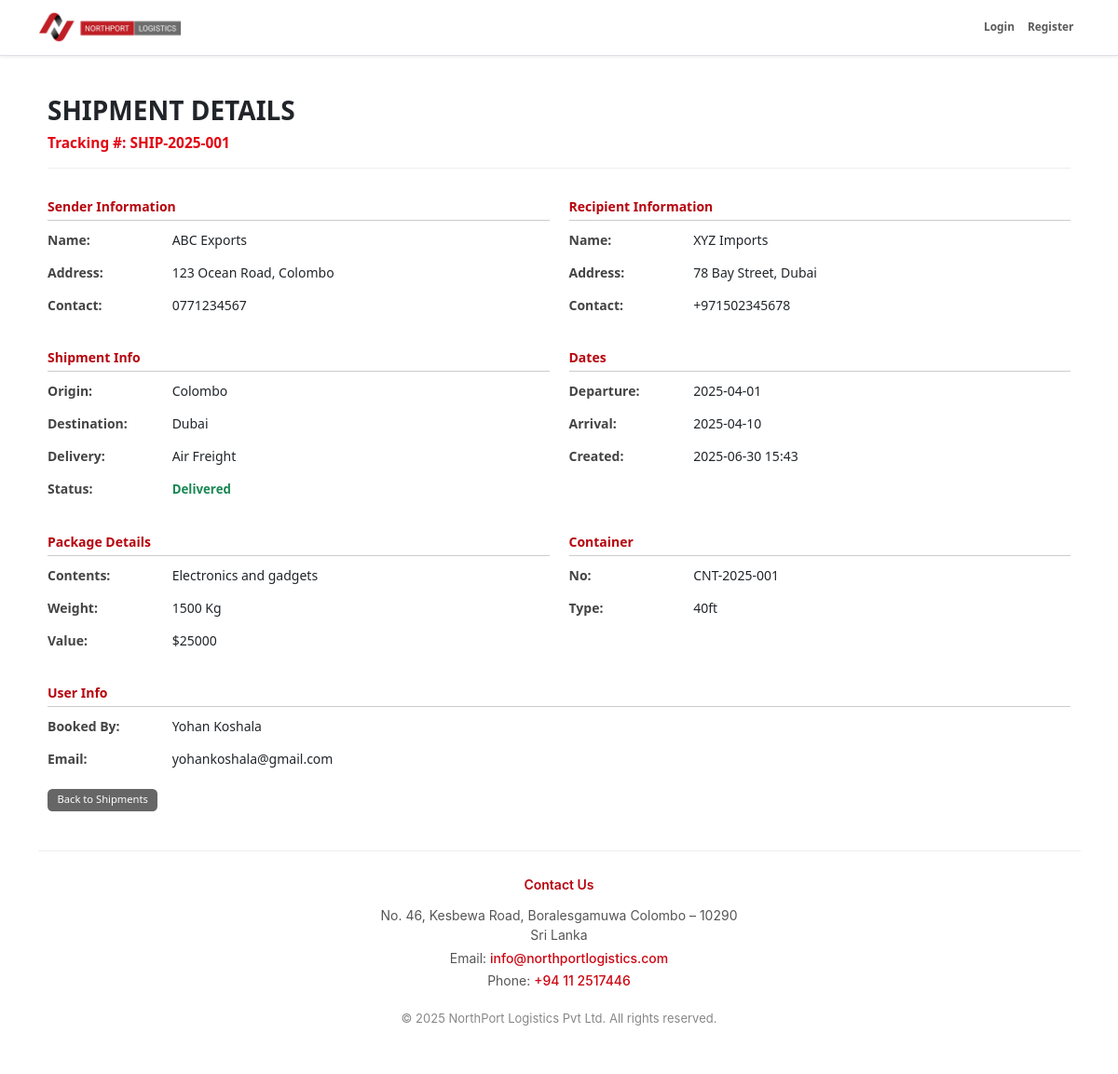
The app's page /user/view_shipment_details.php?id=1 with its own data.
### tables this page shows
CREATE TABLE `shipments` (
  `id` int(11) NOT NULL,
  `shipment_id` varchar(50) NOT NULL,
  `user_id` int(11) NOT NULL,
  `booking_id` int(11) DEFAULT NULL,
  `container_id` int(11) DEFAULT NULL,
  `origin` varchar(100) NOT NULL,
  `destination` varchar(100) NOT NULL,
  `status` enum('Pending','In Transit','Delivered','Cancelled') DEFAULT 'Pending',
  `departure_date` date DEFAULT NULL,
  `arrival_date` date DEFAULT NULL,
  `created_at` datetime DEFAULT current_timestamp(),
  `updated_at` datetime DEFAULT current_timestamp() ON UPDATE current_timestamp(),
  `sender_name` varchar(100) DEFAULT NULL,
  `sender_address` varchar(255) DEFAULT NULL,
  `sender_contact` varchar(50) DEFAULT NULL,
  `recipient_name` varchar(100) DEFAULT NULL,
  `recipient_address` varchar(255) DEFAULT NULL,
  `recipient_contact` varchar(50) DEFAULT NULL,
  `package_contents` text DEFAULT NULL,
  `package_weight` varchar(50) DEFAULT NULL,
  `package_value` varchar(50) DEFAULT NULL,
  `delivery_type` varchar(50) DEFAULT NULL
);

CREATE TABLE `containers` (
  `id` int(11) NOT NULL,
  `container_no` varchar(50) NOT NULL,
  `type` enum('20ft','40ft','Reefer','Open Top','Tank') NOT NULL,
  `status` enum('Available','In Use','Under Maintenance','Damaged') DEFAULT 'Available',
  `location` varchar(100) DEFAULT NULL,
  `assigned_fleet_id` int(11) DEFAULT NULL,
  `last_inspected_at` date DEFAULT NULL,
  `created_at` datetime DEFAULT current_timestamp(),
  `updated_at` datetime DEFAULT current_timestamp() ON UPDATE current_timestamp()
);

CREATE TABLE `users` (
  `id` int(11) NOT NULL,
  `username` varchar(50) NOT NULL,
  `email` varchar(100) NOT NULL,
  `password_hash` varchar(255) NOT NULL,
  `role` enum('admin','manager','employer','user') NOT NULL DEFAULT 'user',
  `is_active` tinyint(1) NOT NULL DEFAULT 1,
  `created_at` timestamp NOT NULL DEFAULT current_timestamp(),
  `updated_at` timestamp NOT NULL DEFAULT current_timestamp() ON UPDATE current_timestamp(),
  `phone` varchar(20) DEFAULT NULL,
  `street_address` varchar(255) DEFAULT NULL,
  `city` varchar(100) DEFAULT NULL,
  `state` varchar(100) DEFAULT NULL,
  `postal_code` varchar(20) DEFAULT NULL,
  `country` varchar(100) DEFAULT NULL,
  `company_name` varchar(255) DEFAULT NULL,
  `profile_pic` varchar(255) DEFAULT NULL,
  `date_of_birth` date DEFAULT NULL,
  `preferences` longtext DEFAULT NULL CHECK (json_valid(`preferences`)),
  `notes` text DEFAULT NULL,
  `department` varchar(100) DEFAULT NULL,
  `job_title` varchar(100) DEFAULT NULL,
  `date_of_joining` date DEFAULT NULL,
  `nic_passport_number` varchar(50) DEFAULT NULL
);

### user/view_shipment_details.php (the view, shortened to what this page needs)
<?php
require_once '../includes/header.php';
$shipmentId = $_GET['id'] ?? null;
$stmt = $pdo->prepare("
    SELECT s.*, u.username, u.email, c.container_no, c.type AS container_type
    FROM shipments s
    LEFT JOIN users u ON s.user_id = u.id
    LEFT JOIN containers c ON s.container_id = c.id
    WHERE s.id = ?
");
$stmt->execute([$shipmentId]);
$shipment = $stmt->fetch(PDO::FETCH_ASSOC);
?>
<div class="container my-5">
    <div class="shipment-header">
        <h2 class="fw-bold mb-2">SHIPMENT DETAILS</h2>
        <div class="shipment-tracking">Tracking #: <?= htmlspecialchars($shipment['shipment_id']) ?></div>
    </div>
    <div class="row mb-4">
        <div class="col-md-6">
            <div class="section-title">Sender Information</div>
            <p><span class="info-label">Name:</span> <?= htmlspecialchars($shipment['sender_name']) ?></p>
            <p><span class="info-label">Address:</span> <?= htmlspecialchars($shipment['sender_address']) ?></p>
            <p><span class="info-label">Contact:</span> <?= htmlspecialchars($shipment['sender_contact']) ?></p>
        </div>
        <div class="col-md-6">
            <div class="section-title">Recipient Information</div>
            <p><span class="info-label">Name:</span> <?= htmlspecialchars($shipment['recipient_name']) ?></p>
            <p><span class="info-label">Address:</span> <?= htmlspecialchars($shipment['recipient_address']) ?></p>
            <p><span class="info-label">Contact:</span> <?= htmlspecialchars($shipment['recipient_contact']) ?></p>
        </div>
    </div>
    <div class="row mb-4">
        <div class="col-md-6">
            <div class="section-title">Shipment Info</div>
            <p><span class="info-label">Origin:</span> <?= htmlspecialchars($shipment['origin']) ?></p>
            <p><span class="info-label">Destination:</span> <?= htmlspecialchars($shipment['destination']) ?></p>
            <p><span class="info-label">Delivery:</span> <?= htmlspecialchars($shipment['delivery_type']) ?></p>
            <p><span class="info-label">Status:</span>
                <span class="status-text
                    <?=
                        $shipment['status'] === 'Delivered' ? 'status-delivered' :
                        ($shipment['status'] === 'In Transit' ? 'status-intransit' :
                        ($shipment['status'] === 'Cancelled' ? 'status-cancelled' : 'status-pending'))
                    ?>">
                    <?= htmlspecialchars($shipment['status']) ?>
                </span>
            </p>
        </div>
        <div class="col-md-6">
            <div class="section-title">Dates</div>
            <p><span class="info-label">Departure:</span> <?= date('Y-m-d', strtotime($shipment['departure_date'])) ?></p>
            <p><span class="info-label">Arrival:</span> <?= date('Y-m-d', strtotime($shipment['arrival_date'])) ?></p>
            <p><span class="info-label">Created:</span> <?= date('Y-m-d H:i', strtotime($shipment['created_at'])) ?></p>
        </div>
    </div>
    <div class="row mb-4">
        <div class="col-md-6">
            <div class="section-title">Package Details</div>
            <p><span class="info-label">Contents:</span> <?= htmlspecialchars($shipment['package_contents']) ?></p>
            <p><span class="info-label">Weight:</span> <?= htmlspecialchars($shipment['package_weight']) ?> Kg</p>
            <p><span class="info-label">Value:</span> $<?= htmlspecialchars($shipment['package_value']) ?></p>
        </div>
        <div class="col-md-6">
            <div class="section-title">Container</div>
            <p><span class="info-label">No:</span> <?= htmlspecialchars($shipment['container_no'] ?? '-') ?></p>
            <p><span class="info-label">Type:</span> <?= htmlspecialchars($shipment['container_type'] ?? '-') ?></p>
        </div>
    </div>
    <div class="info-group">
        <div class="section-title">User Info</div>
        <p><span class="info-label">Booked By:</span> <?= htmlspecialchars($shipment['username'] ?? '-') ?></p>
        <p><span class="info-label">Email:</span> <?= htmlspecialchars($shipment['email'] ?? '-') ?></p>
    </div>
    <div class="mt-4">
        <a href="view_shipment.php" class="btn btn-back">Back to Shipments</a>
    </div>
</div>
<?php require_once '../includes/footer.php'; ?>

### includes/header.php (style rules this page uses)
html { font-size: 14px; }

### user/view_shipment_details.php (style rules this page uses)
.info-label { font-weight: 600; color: #444; width: 130px; display: inline-block; }
.section-title { font-weight: 700; color: #b6050e; border-bottom: 1px solid #ccc; margin-bottom: 10px; padding-bottom: 4px; font-size: 1rem; }
.shipment-header { margin-bottom: 30px; border-bottom: 1px solid #eee; padding-bottom: 15px; }
.shipment-tracking { font-size: 1.1rem; font-weight: bold; color: #e30613; }
.status-text { font-weight: bold; font-size: 0.95rem; }
.status-delivered { color: #198754; }
.btn-back { font-size: 0.85rem; padding: 0.4rem 1rem; background-color: #666; border: none; color: #fff; }
.btn { font-size: 0.8rem; padding: 0.25rem 0.75rem; }

### records on screen
shipments: shipment "SHIP-2025-001", sender_name "ABC Exports", sender_address "123 Ocean Road, Colombo", sender_contact "0771234567", recipient_name "XYZ Imports", recipient_address "78 Bay Street, Dubai", recipient_contact "+971502345678", origin "Colombo", destination "Dubai", delivery_type "Air Freight", status "Delivered", departure_date "2025-04-01", arrival_date "2025-04-10", created_at "2025-06-30 15:43", package_contents "Electronics and gadgets", package_weight "1500", package_value "25000", container.container_no "CNT-2025-001", container.type "40ft", user.username "Yohan Koshala", user.email "yohankoshala@gmail.com"

### other values on screen
$footer_address1 "No. 46, Kesbewa Road, Boralesgamuwa Colombo – 10290"
$footer_address2 "Sri Lanka"
$footer_email "info@northportlogistics.com"
$footer_phone "+94 11 2517446"
